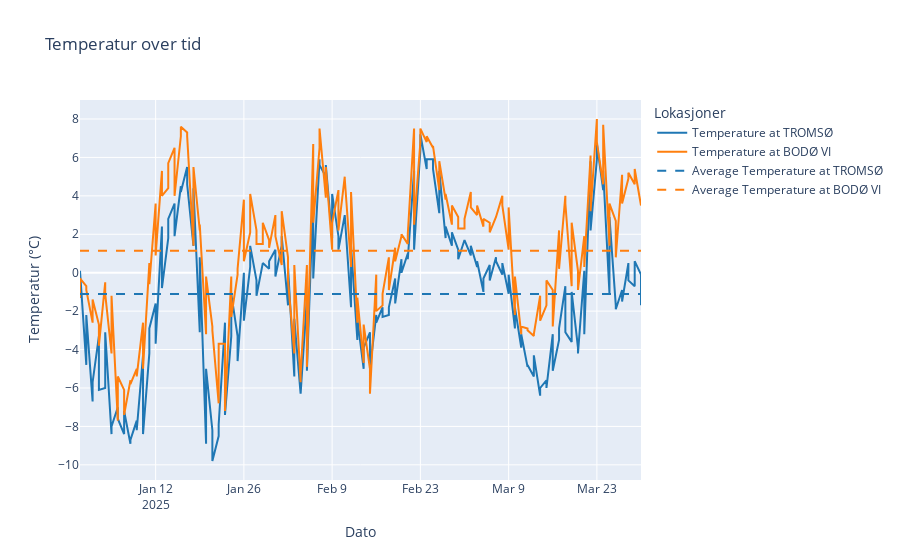
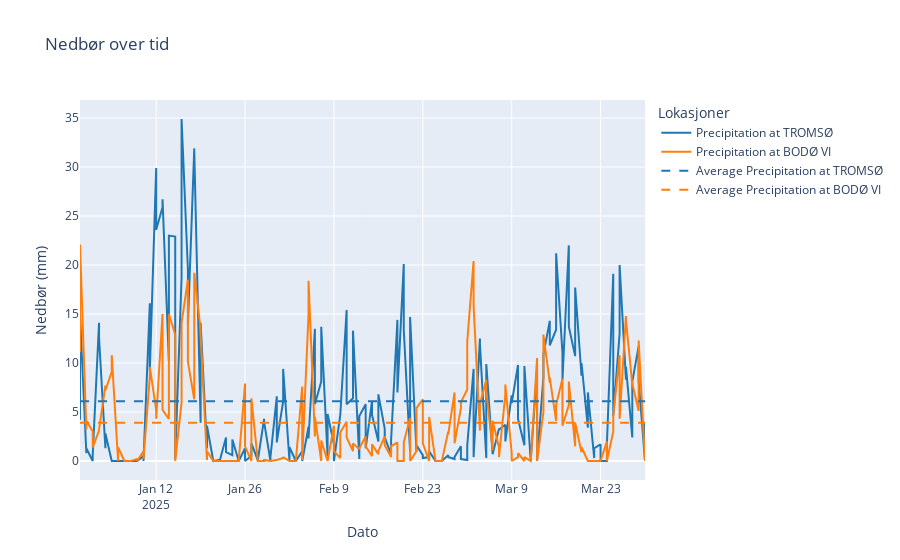
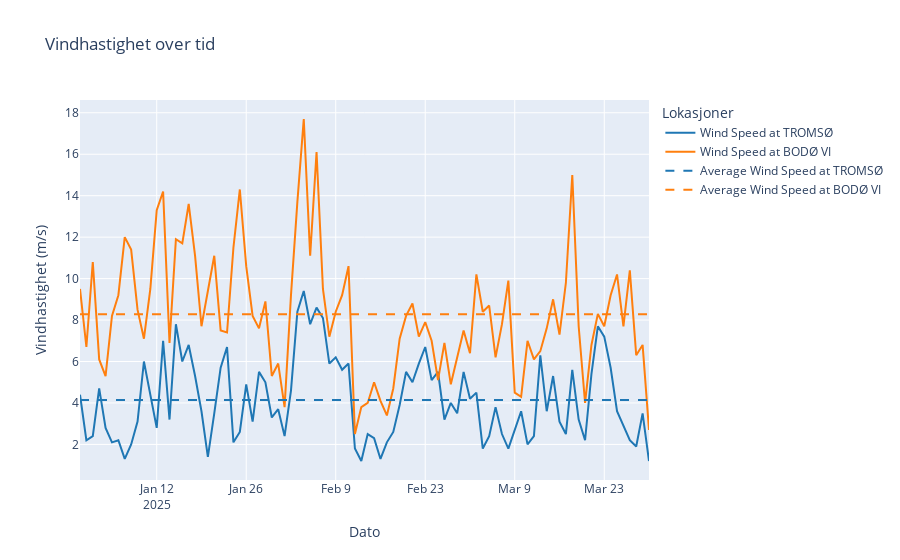

Here is the notebook cell these charts were saved with, in order:
### Markdown cell above
Plotting med Plotly

### Code cell
import plotly.graph_objects as go

# Definer farger for lokasjonene
color_location1 = '#1f77b4'  # Blå for lokasjon 1
color_location2 = '#ff7f0e'  # Oransje for lokasjon 2

# Temperaturfigur
fig_temp = go.Figure()

# Temperaturdata for lokasjon 1
fig_temp.add_trace(go.Scatter(
    x=temperature_data1['referenceTime'],
    y=temperature_data1['value'],
    mode='lines',
    name=f'Temperature at {station_names.get(used_station_id1, "Unknown Station 1")}',
    line=dict(color=color_location1)
))

# Temperaturdata for lokasjon 2
fig_temp.add_trace(go.Scatter(
    x=temperature_data2['referenceTime'],
    y=temperature_data2['value'],
    mode='lines',
    name=f'Temperature at {station_names.get(used_station_id2, "Unknown Station 2")}',
    line=dict(color=color_location2)
))

# Gjennomsnittstemperatur for lokasjon 1
mean_temp1 = temperature_data1['value'].mean()
fig_temp.add_trace(go.Scatter(
    x=temperature_data1['referenceTime'],
    y=[mean_temp1] * len(temperature_data1['referenceTime']),
    mode='lines',
    line=dict(dash='dash', color=color_location1),
    name=f'Average Temperature at {station_names.get(used_station_id1, "Unknown Station 1")}'
))

# Gjennomsnittstemperatur for lokasjon 2
mean_temp2 = temperature_data2['value'].mean()
fig_temp.add_trace(go.Scatter(
    x=temperature_data2['referenceTime'],
    y=[mean_temp2] * len(temperature_data2['referenceTime']),
    mode='lines',
    line=dict(dash='dash', color=color_location2),
    name=f'Average Temperature at {station_names.get(used_station_id2, "Unknown Station 2")}'
))

# Tilpasser layout for temperatur
fig_temp.update_layout(
    title='Temperatur over tid',
    xaxis_title='Dato',
    yaxis_title='Temperatur (°C)',
    legend_title='Lokasjoner'
)

# Viser temperaturfigur
fig_temp.show()

# Nedbørsfigur
fig_precip = go.Figure()

# Nedbørsdata for lokasjon 1
fig_precip.add_trace(go.Scatter(
    x=precipitation_data1['referenceTime'],
    y=precipitation_data1['value'],
    mode='lines',
    name=f'Precipitation at {station_names.get(used_station_id1, "Unknown Station 1")}',
    line=dict(color=color_location1)
))

# Nedbørsdata for lokasjon 2
fig_precip.add_trace(go.Scatter(
    x=precipitation_data2['referenceTime'],
    y=precipitation_data2['value'],
    mode='lines',
    name=f'Precipitation at {station_names.get(used_station_id2, "Unknown Station 2")}',
    line=dict(color=color_location2)
))

# Gjennomsnittsnedbør for lokasjon 1
mean_precip1 = precipitation_data1['value'].mean()
fig_precip.add_trace(go.Scatter(
    x=precipitation_data1['referenceTime'],
    y=[mean_precip1] * len(precipitation_data1['referenceTime']),
    mode='lines',
    line=dict(dash='dash', color=color_location1),
    name=f'Average Precipitation at {station_names.get(used_station_id1, "Unknown Station 1")}'
))

# Gjennomsnittsnedbør for lokasjon 2
mean_precip2 = precipitation_data2['value'].mean()
fig_precip.add_trace(go.Scatter(
    x=precipitation_data2['referenceTime'],
    y=[mean_precip2] * len(precipitation_data2['referenceTime']),
    mode='lines',
    line=dict(dash='dash', color=color_location2),
    name=f'Average Precipitation at {station_names.get(used_station_id2, "Unknown Station 2")}'
))

# Tilpasser layout for nedbør
fig_precip.update_layout(
    title='Nedbør over tid',
    xaxis_title='Dato',
    yaxis_title='Nedbør (mm)',
    legend_title='Lokasjoner'
)

# Viser nedbørsfigur
fig_precip.show()

# Vindhastighetsfigur
fig_wind = go.Figure()

# Vindhastighetsdata for lokasjon 1
fig_wind.add_trace(go.Scatter(
    x=wind_speed_data1['referenceTime'],
    y=wind_speed_data1['value'],
    mode='lines',
    name=f'Wind Speed at {station_names.get(used_station_id1, "Unknown Station 1")}',
    line=dict(color=color_location1)
))

# Vindhastighetsdata for lokasjon 2
fig_wind.add_trace(go.Scatter(
    x=wind_speed_data2['referenceTime'],
    y=wind_speed_data2['value'],
    mode='lines',
    name=f'Wind Speed at {station_names.get(used_station_id2, "Unknown Station 2")}',
    line=dict(color=color_location2)
))

# Gjennomsnittsvindhastighet for lokasjon 1
mean_wind1 = wind_speed_data1['value'].mean()
fig_wind.add_trace(go.Scatter(
    x=wind_speed_data1['referenceTime'],
    y=[mean_wind1] * len(wind_speed_data1['referenceTime']),
    mode='lines',
    line=dict(dash='dash', color=color_location1),
    name=f'Average Wind Speed at {station_names.get(used_station_id1, "Unknown Station 1")}'
))

# Gjennomsnittsvindhastighet for lokasjon 2
mean_wind2 = wind_speed_data2['value'].mean()
fig_wind.add_trace(go.Scatter(
    x=wind_speed_data2['referenceTime'],
    y=[mean_wind2] * len(wind_speed_data2['referenceTime']),
    mode='lines',
    line=dict(dash='dash', color=color_location2),
    name=f'Average Wind Speed at {station_names.get(used_station_id2, "Unknown Station 2")}'
))

# Tilpasser layout for vindhastighet
fig_wind.update_layout(
    title='Vindhastighet over tid',
    xaxis_title='Dato',
    yaxis_title='Vindhastighet (m/s)',
    legend_title='Lokasjoner'
)

# Viser vindhastighetsfigur
fig_wind.show()

### Figure 1 — Plotly figure (JSON) as saved in the notebook; plotly's stock layout.template omitted (floating-point values rounded to 4 significant figures; data arrays with more than 128 entries replaced by an {"elided": "..."} marker saying what was removed)
{"data": [{"line": {"color": "#1f77b4"}, "mode": "lines", "name": "Temperature at TROMSØ", "type": "scatter", "x": {"elided": "180 str values"}, "y": {"elided": "180 float values"}}, {"line": {"color": "#ff7f0e"}, "mode": "lines", "name": "Temperature at BODØ VI", "type": "scatter", "x": {"elided": "180 str values"}, "y": {"elided": "180 float values"}}, {"line": {"color": "#1f77b4", "dash": "dash"}, "mode": "lines", "name": "Average Temperature at TROMSØ", "type": "scatter", "x": {"elided": "180 str values"}, "y": {"elided": "180 float values"}}, {"line": {"color": "#ff7f0e", "dash": "dash"}, "mode": "lines", "name": "Average Temperature at BODØ VI", "type": "scatter", "x": {"elided": "180 str values"}, "y": {"elided": "180 float values"}}], "layout": {"legend": {"title": {"text": "Lokasjoner"}}, "title": {"text": "Temperatur over tid"}, "xaxis": {"title": {"text": "Dato"}}, "yaxis": {"title": {"text": "Temperatur (°C)"}}}}

### Figure 2 — Plotly figure (JSON) as saved in the notebook; plotly's stock layout.template omitted (floating-point values rounded to 4 significant figures; data arrays with more than 128 entries replaced by an {"elided": "..."} marker saying what was removed)
{"data": [{"line": {"color": "#1f77b4"}, "mode": "lines", "name": "Precipitation at TROMSØ", "type": "scatter", "x": {"elided": "180 str values"}, "y": {"elided": "180 float values"}}, {"line": {"color": "#ff7f0e"}, "mode": "lines", "name": "Precipitation at BODØ VI", "type": "scatter", "x": {"elided": "180 str values"}, "y": {"elided": "180 float values"}}, {"line": {"color": "#1f77b4", "dash": "dash"}, "mode": "lines", "name": "Average Precipitation at TROMSØ", "type": "scatter", "x": {"elided": "180 str values"}, "y": {"elided": "180 float values"}}, {"line": {"color": "#ff7f0e", "dash": "dash"}, "mode": "lines", "name": "Average Precipitation at BODØ VI", "type": "scatter", "x": {"elided": "180 str values"}, "y": {"elided": "180 float values"}}], "layout": {"legend": {"title": {"text": "Lokasjoner"}}, "title": {"text": "Nedbør over tid"}, "xaxis": {"title": {"text": "Dato"}}, "yaxis": {"title": {"text": "Nedbør (mm)"}}}}

### Figure 3 — Plotly figure (JSON) as saved in the notebook; plotly's stock layout.template omitted (floating-point values rounded to 4 significant figures)
{"data": [{"line": {"color": "#1f77b4"}, "mode": "lines", "name": "Wind Speed at TROMSØ", "type": "scatter", "x": ["2024-12-31T00:00:00+00:00", "2025-01-01T00:00:00+00:00", "2025-01-02T00:00:00+00:00", "2025-01-03T00:00:00+00:00", "2025-01-04T00:00:00+00:00", "2025-01-05T00:00:00+00:00", "2025-01-06T00:00:00+00:00", "2025-01-07T00:00:00+00:00", "2025-01-08T00:00:00+00:00", "2025-01-09T00:00:00+00:00", "2025-01-10T00:00:00+00:00", "2025-01-11T00:00:00+00:00", "2025-01-12T00:00:00+00:00", "2025-01-13T00:00:00+00:00", "2025-01-14T00:00:00+00:00", "2025-01-15T00:00:00+00:00", "2025-01-16T00:00:00+00:00", "2025-01-17T00:00:00+00:00", "2025-01-18T00:00:00+00:00", "2025-01-19T00:00:00+00:00", "2025-01-20T00:00:00+00:00", "2025-01-21T00:00:00+00:00", "2025-01-22T00:00:00+00:00", "2025-01-23T00:00:00+00:00", "2025-01-24T00:00:00+00:00", "2025-01-25T00:00:00+00:00", "2025-01-26T00:00:00+00:00", "2025-01-27T00:00:00+00:00", "2025-01-28T00:00:00+00:00", "2025-01-29T00:00:00+00:00", "2025-01-30T00:00:00+00:00", "2025-01-31T00:00:00+00:00", "2025-02-01T00:00:00+00:00", "2025-02-02T00:00:00+00:00", "2025-02-03T00:00:00+00:00", "2025-02-04T00:00:00+00:00", "2025-02-05T00:00:00+00:00", "2025-02-06T00:00:00+00:00", "2025-02-07T00:00:00+00:00", "2025-02-08T00:00:00+00:00", "2025-02-09T00:00:00+00:00", "2025-02-10T00:00:00+00:00", "2025-02-11T00:00:00+00:00", "2025-02-12T00:00:00+00:00", "2025-02-13T00:00:00+00:00", "2025-02-14T00:00:00+00:00", "2025-02-15T00:00:00+00:00", "2025-02-16T00:00:00+00:00", "2025-02-17T00:00:00+00:00", "2025-02-18T00:00:00+00:00", "2025-02-19T00:00:00+00:00", "2025-02-20T00:00:00+00:00", "2025-02-21T00:00:00+00:00", "2025-02-22T00:00:00+00:00", "2025-02-23T00:00:00+00:00", "2025-02-24T00:00:00+00:00", "2025-02-25T00:00:00+00:00", "2025-02-26T00:00:00+00:00", "2025-02-27T00:00:00+00:00", "2025-02-28T00:00:00+00:00", "2025-03-01T00:00:00+00:00", "2025-03-02T00:00:00+00:00", "2025-03-03T00:00:00+00:00", "2025-03-04T00:00:00+00:00", "2025-03-05T00:00:00+00:00", "2025-03-06T00:00:00+00:00", "2025-03-07T00:00:00+00:00", "2025-03-08T00:00:00+00:00", "2025-03-09T00:00:00+00:00", "2025-03-10T00:00:00+00:00", "2025-03-11T00:00:00+00:00", "2025-03-12T00:00:00+00:00", "2025-03-13T00:00:00+00:00", "2025-03-14T00:00:00+00:00", "2025-03-15T00:00:00+00:00", "2025-03-16T00:00:00+00:00", "2025-03-17T00:00:00+00:00", "2025-03-18T00:00:00+00:00", "2025-03-19T00:00:00+00:00", "2025-03-20T00:00:00+00:00", "2025-03-21T00:00:00+00:00", "2025-03-22T00:00:00+00:00", "2025-03-23T00:00:00+00:00", "2025-03-24T00:00:00+00:00", "2025-03-25T00:00:00+00:00", "2025-03-26T00:00:00+00:00", "2025-03-27T00:00:00+00:00", "2025-03-28T00:00:00+00:00", "2025-03-29T00:00:00+00:00", "2025-03-30T00:00:00+00:00"], "y": [4.4, 2.2, 2.4, 4.7, 2.8, 2.1, 2.2, 1.3, 2.0, 3.1, 6.0, 4.4, 2.8, 7.0, 3.2, 7.8, 6.0, 6.8, 5.3, 3.6, 1.4, 3.5, 5.7, 6.7, 2.1, 2.6, 4.9, 3.1, 5.5, 5.0, 3.3, 3.7, 2.4, 4.6, 8.4, 9.4, 7.8, 8.6, 8.1, 5.9, 6.2, 5.6, 5.9, 1.8, 1.2, 2.5, 2.3, 1.3, 2.1, 2.6, 3.9, 5.5, 5.0, 5.9, 6.7, 5.1, 5.5, 3.2, 4.0, 3.5, 5.5, 4.2, 4.5, 1.8, 2.4, 3.8, 2.5, 1.8, 2.7, 3.6, 2.0, 2.4, 6.3, 3.6, 5.3, 3.1, 2.5, 5.6, 3.2, 2.2, 5.4, 7.7, 7.2, 5.7, 3.6, 2.9, 2.2, 1.9, 3.5, 1.2]}, {"line": {"color": "#ff7f0e"}, "mode": "lines", "name": "Wind Speed at BODØ VI", "type": "scatter", "x": ["2024-12-31T00:00:00+00:00", "2025-01-01T00:00:00+00:00", "2025-01-02T00:00:00+00:00", "2025-01-03T00:00:00+00:00", "2025-01-04T00:00:00+00:00", "2025-01-05T00:00:00+00:00", "2025-01-06T00:00:00+00:00", "2025-01-07T00:00:00+00:00", "2025-01-08T00:00:00+00:00", "2025-01-09T00:00:00+00:00", "2025-01-10T00:00:00+00:00", "2025-01-11T00:00:00+00:00", "2025-01-12T00:00:00+00:00", "2025-01-13T00:00:00+00:00", "2025-01-14T00:00:00+00:00", "2025-01-15T00:00:00+00:00", "2025-01-16T00:00:00+00:00", "2025-01-17T00:00:00+00:00", "2025-01-18T00:00:00+00:00", "2025-01-19T00:00:00+00:00", "2025-01-20T00:00:00+00:00", "2025-01-21T00:00:00+00:00", "2025-01-22T00:00:00+00:00", "2025-01-23T00:00:00+00:00", "2025-01-24T00:00:00+00:00", "2025-01-25T00:00:00+00:00", "2025-01-26T00:00:00+00:00", "2025-01-27T00:00:00+00:00", "2025-01-28T00:00:00+00:00", "2025-01-29T00:00:00+00:00", "2025-01-30T00:00:00+00:00", "2025-01-31T00:00:00+00:00", "2025-02-01T00:00:00+00:00", "2025-02-02T00:00:00+00:00", "2025-02-03T00:00:00+00:00", "2025-02-04T00:00:00+00:00", "2025-02-05T00:00:00+00:00", "2025-02-06T00:00:00+00:00", "2025-02-07T00:00:00+00:00", "2025-02-08T00:00:00+00:00", "2025-02-09T00:00:00+00:00", "2025-02-10T00:00:00+00:00", "2025-02-11T00:00:00+00:00", "2025-02-12T00:00:00+00:00", "2025-02-13T00:00:00+00:00", "2025-02-14T00:00:00+00:00", "2025-02-15T00:00:00+00:00", "2025-02-16T00:00:00+00:00", "2025-02-17T00:00:00+00:00", "2025-02-18T00:00:00+00:00", "2025-02-19T00:00:00+00:00", "2025-02-20T00:00:00+00:00", "2025-02-21T00:00:00+00:00", "2025-02-22T00:00:00+00:00", "2025-02-23T00:00:00+00:00", "2025-02-24T00:00:00+00:00", "2025-02-25T00:00:00+00:00", "2025-02-26T00:00:00+00:00", "2025-02-27T00:00:00+00:00", "2025-02-28T00:00:00+00:00", "2025-03-01T00:00:00+00:00", "2025-03-02T00:00:00+00:00", "2025-03-03T00:00:00+00:00", "2025-03-04T00:00:00+00:00", "2025-03-05T00:00:00+00:00", "2025-03-06T00:00:00+00:00", "2025-03-07T00:00:00+00:00", "2025-03-08T00:00:00+00:00", "2025-03-09T00:00:00+00:00", "2025-03-10T00:00:00+00:00", "2025-03-11T00:00:00+00:00", "2025-03-12T00:00:00+00:00", "2025-03-13T00:00:00+00:00", "2025-03-14T00:00:00+00:00", "2025-03-15T00:00:00+00:00", "2025-03-16T00:00:00+00:00", "2025-03-17T00:00:00+00:00", "2025-03-18T00:00:00+00:00", "2025-03-19T00:00:00+00:00", "2025-03-20T00:00:00+00:00", "2025-03-21T00:00:00+00:00", "2025-03-22T00:00:00+00:00", "2025-03-23T00:00:00+00:00", "2025-03-24T00:00:00+00:00", "2025-03-25T00:00:00+00:00", "2025-03-26T00:00:00+00:00", "2025-03-27T00:00:00+00:00", "2025-03-28T00:00:00+00:00", "2025-03-29T00:00:00+00:00", "2025-03-30T00:00:00+00:00"], "y": [9.5, 6.7, 10.8, 6.1, 5.3, 8.2, 9.2, 12.0, 11.4, 8.5, 7.1, 9.5, 13.3, 14.2, 6.9, 11.9, 11.7, 13.6, 11.1, 7.7, 9.4, 11.1, 7.5, 7.4, 11.5, 14.3, 10.6, 8.2, 7.6, 8.9, 5.3, 5.9, 3.8, 9.2, 13.7, 17.7, 11.1, 16.1, 9.5, 7.2, 8.4, 9.2, 10.6, 2.5, 3.8, 4.0, 5.0, 4.1, 3.4, 4.7, 7.1, 8.2, 8.8, 7.2, 7.9, 7.0, 5.1, 6.9, 4.9, 6.2, 7.5, 6.4, 10.2, 8.4, 8.7, 6.2, 7.8, 9.9, 4.5, 4.3, 7.0, 6.1, 6.5, 7.6, 9.0, 7.3, 9.8, 15.0, 7.7, 4.0, 6.8, 8.3, 7.7, 9.2, 10.2, 7.7, 10.4, 6.3, 6.8, 2.7]}, {"line": {"color": "#1f77b4", "dash": "dash"}, "mode": "lines", "name": "Average Wind Speed at TROMSØ", "type": "scatter", "x": ["2024-12-31T00:00:00+00:00", "2025-01-01T00:00:00+00:00", "2025-01-02T00:00:00+00:00", "2025-01-03T00:00:00+00:00", "2025-01-04T00:00:00+00:00", "2025-01-05T00:00:00+00:00", "2025-01-06T00:00:00+00:00", "2025-01-07T00:00:00+00:00", "2025-01-08T00:00:00+00:00", "2025-01-09T00:00:00+00:00", "2025-01-10T00:00:00+00:00", "2025-01-11T00:00:00+00:00", "2025-01-12T00:00:00+00:00", "2025-01-13T00:00:00+00:00", "2025-01-14T00:00:00+00:00", "2025-01-15T00:00:00+00:00", "2025-01-16T00:00:00+00:00", "2025-01-17T00:00:00+00:00", "2025-01-18T00:00:00+00:00", "2025-01-19T00:00:00+00:00", "2025-01-20T00:00:00+00:00", "2025-01-21T00:00:00+00:00", "2025-01-22T00:00:00+00:00", "2025-01-23T00:00:00+00:00", "2025-01-24T00:00:00+00:00", "2025-01-25T00:00:00+00:00", "2025-01-26T00:00:00+00:00", "2025-01-27T00:00:00+00:00", "2025-01-28T00:00:00+00:00", "2025-01-29T00:00:00+00:00", "2025-01-30T00:00:00+00:00", "2025-01-31T00:00:00+00:00", "2025-02-01T00:00:00+00:00", "2025-02-02T00:00:00+00:00", "2025-02-03T00:00:00+00:00", "2025-02-04T00:00:00+00:00", "2025-02-05T00:00:00+00:00", "2025-02-06T00:00:00+00:00", "2025-02-07T00:00:00+00:00", "2025-02-08T00:00:00+00:00", "2025-02-09T00:00:00+00:00", "2025-02-10T00:00:00+00:00", "2025-02-11T00:00:00+00:00", "2025-02-12T00:00:00+00:00", "2025-02-13T00:00:00+00:00", "2025-02-14T00:00:00+00:00", "2025-02-15T00:00:00+00:00", "2025-02-16T00:00:00+00:00", "2025-02-17T00:00:00+00:00", "2025-02-18T00:00:00+00:00", "2025-02-19T00:00:00+00:00", "2025-02-20T00:00:00+00:00", "2025-02-21T00:00:00+00:00", "2025-02-22T00:00:00+00:00", "2025-02-23T00:00:00+00:00", "2025-02-24T00:00:00+00:00", "2025-02-25T00:00:00+00:00", "2025-02-26T00:00:00+00:00", "2025-02-27T00:00:00+00:00", "2025-02-28T00:00:00+00:00", "2025-03-01T00:00:00+00:00", "2025-03-02T00:00:00+00:00", "2025-03-03T00:00:00+00:00", "2025-03-04T00:00:00+00:00", "2025-03-05T00:00:00+00:00", "2025-03-06T00:00:00+00:00", "2025-03-07T00:00:00+00:00", "2025-03-08T00:00:00+00:00", "2025-03-09T00:00:00+00:00", "2025-03-10T00:00:00+00:00", "2025-03-11T00:00:00+00:00", "2025-03-12T00:00:00+00:00", "2025-03-13T00:00:00+00:00", "2025-03-14T00:00:00+00:00", "2025-03-15T00:00:00+00:00", "2025-03-16T00:00:00+00:00", "2025-03-17T00:00:00+00:00", "2025-03-18T00:00:00+00:00", "2025-03-19T00:00:00+00:00", "2025-03-20T00:00:00+00:00", "2025-03-21T00:00:00+00:00", "2025-03-22T00:00:00+00:00", "2025-03-23T00:00:00+00:00", "2025-03-24T00:00:00+00:00", "2025-03-25T00:00:00+00:00", "2025-03-26T00:00:00+00:00", "2025-03-27T00:00:00+00:00", "2025-03-28T00:00:00+00:00", "2025-03-29T00:00:00+00:00", "2025-03-30T00:00:00+00:00"], "y": [4.143, 4.143, 4.143, 4.143, 4.143, 4.143, 4.143, 4.143, 4.143, 4.143, 4.143, 4.143, 4.143, 4.143, 4.143, 4.143, 4.143, 4.143, 4.143, 4.143, 4.143, 4.143, 4.143, 4.143, 4.143, 4.143, 4.143, 4.143, 4.143, 4.143, 4.143, 4.143, 4.143, 4.143, 4.143, 4.143, 4.143, 4.143, 4.143, 4.143, 4.143, 4.143, 4.143, 4.143, 4.143, 4.143, 4.143, 4.143, 4.143, 4.143, 4.143, 4.143, 4.143, 4.143, 4.143, 4.143, 4.143, 4.143, 4.143, 4.143, 4.143, 4.143, 4.143, 4.143, 4.143, 4.143, 4.143, 4.143, 4.143, 4.143, 4.143, 4.143, 4.143, 4.143, 4.143, 4.143, 4.143, 4.143, 4.143, 4.143, 4.143, 4.143, 4.143, 4.143, 4.143, 4.143, 4.143, 4.143, 4.143, 4.143]}, {"line": {"color": "#ff7f0e", "dash": "dash"}, "mode": "lines", "name": "Average Wind Speed at BODØ VI", "type": "scatter", "x": ["2024-12-31T00:00:00+00:00", "2025-01-01T00:00:00+00:00", "2025-01-02T00:00:00+00:00", "2025-01-03T00:00:00+00:00", "2025-01-04T00:00:00+00:00", "2025-01-05T00:00:00+00:00", "2025-01-06T00:00:00+00:00", "2025-01-07T00:00:00+00:00", "2025-01-08T00:00:00+00:00", "2025-01-09T00:00:00+00:00", "2025-01-10T00:00:00+00:00", "2025-01-11T00:00:00+00:00", "2025-01-12T00:00:00+00:00", "2025-01-13T00:00:00+00:00", "2025-01-14T00:00:00+00:00", "2025-01-15T00:00:00+00:00", "2025-01-16T00:00:00+00:00", "2025-01-17T00:00:00+00:00", "2025-01-18T00:00:00+00:00", "2025-01-19T00:00:00+00:00", "2025-01-20T00:00:00+00:00", "2025-01-21T00:00:00+00:00", "2025-01-22T00:00:00+00:00", "2025-01-23T00:00:00+00:00", "2025-01-24T00:00:00+00:00", "2025-01-25T00:00:00+00:00", "2025-01-26T00:00:00+00:00", "2025-01-27T00:00:00+00:00", "2025-01-28T00:00:00+00:00", "2025-01-29T00:00:00+00:00", "2025-01-30T00:00:00+00:00", "2025-01-31T00:00:00+00:00", "2025-02-01T00:00:00+00:00", "2025-02-02T00:00:00+00:00", "2025-02-03T00:00:00+00:00", "2025-02-04T00:00:00+00:00", "2025-02-05T00:00:00+00:00", "2025-02-06T00:00:00+00:00", "2025-02-07T00:00:00+00:00", "2025-02-08T00:00:00+00:00", "2025-02-09T00:00:00+00:00", "2025-02-10T00:00:00+00:00", "2025-02-11T00:00:00+00:00", "2025-02-12T00:00:00+00:00", "2025-02-13T00:00:00+00:00", "2025-02-14T00:00:00+00:00", "2025-02-15T00:00:00+00:00", "2025-02-16T00:00:00+00:00", "2025-02-17T00:00:00+00:00", "2025-02-18T00:00:00+00:00", "2025-02-19T00:00:00+00:00", "2025-02-20T00:00:00+00:00", "2025-02-21T00:00:00+00:00", "2025-02-22T00:00:00+00:00", "2025-02-23T00:00:00+00:00", "2025-02-24T00:00:00+00:00", "2025-02-25T00:00:00+00:00", "2025-02-26T00:00:00+00:00", "2025-02-27T00:00:00+00:00", "2025-02-28T00:00:00+00:00", "2025-03-01T00:00:00+00:00", "2025-03-02T00:00:00+00:00", "2025-03-03T00:00:00+00:00", "2025-03-04T00:00:00+00:00", "2025-03-05T00:00:00+00:00", "2025-03-06T00:00:00+00:00", "2025-03-07T00:00:00+00:00", "2025-03-08T00:00:00+00:00", "2025-03-09T00:00:00+00:00", "2025-03-10T00:00:00+00:00", "2025-03-11T00:00:00+00:00", "2025-03-12T00:00:00+00:00", "2025-03-13T00:00:00+00:00", "2025-03-14T00:00:00+00:00", "2025-03-15T00:00:00+00:00", "2025-03-16T00:00:00+00:00", "2025-03-17T00:00:00+00:00", "2025-03-18T00:00:00+00:00", "2025-03-19T00:00:00+00:00", "2025-03-20T00:00:00+00:00", "2025-03-21T00:00:00+00:00", "2025-03-22T00:00:00+00:00", "2025-03-23T00:00:00+00:00", "2025-03-24T00:00:00+00:00", "2025-03-25T00:00:00+00:00", "2025-03-26T00:00:00+00:00", "2025-03-27T00:00:00+00:00", "2025-03-28T00:00:00+00:00", "2025-03-29T00:00:00+00:00", "2025-03-30T00:00:00+00:00"], "y": [8.286, 8.286, 8.286, 8.286, 8.286, 8.286, 8.286, 8.286, 8.286, 8.286, 8.286, 8.286, 8.286, 8.286, 8.286, 8.286, 8.286, 8.286, 8.286, 8.286, 8.286, 8.286, 8.286, 8.286, 8.286, 8.286, 8.286, 8.286, 8.286, 8.286, 8.286, 8.286, 8.286, 8.286, 8.286, 8.286, 8.286, 8.286, 8.286, 8.286, 8.286, 8.286, 8.286, 8.286, 8.286, 8.286, 8.286, 8.286, 8.286, 8.286, 8.286, 8.286, 8.286, 8.286, 8.286, 8.286, 8.286, 8.286, 8.286, 8.286, 8.286, 8.286, 8.286, 8.286, 8.286, 8.286, 8.286, 8.286, 8.286, 8.286, 8.286, 8.286, 8.286, 8.286, 8.286, 8.286, 8.286, 8.286, 8.286, 8.286, 8.286, 8.286, 8.286, 8.286, 8.286, 8.286, 8.286, 8.286, 8.286, 8.286]}], "layout": {"legend": {"title": {"text": "Lokasjoner"}}, "title": {"text": "Vindhastighet over tid"}, "xaxis": {"title": {"text": "Dato"}}, "yaxis": {"title": {"text": "Vindhastighet (m/s)"}}}}
